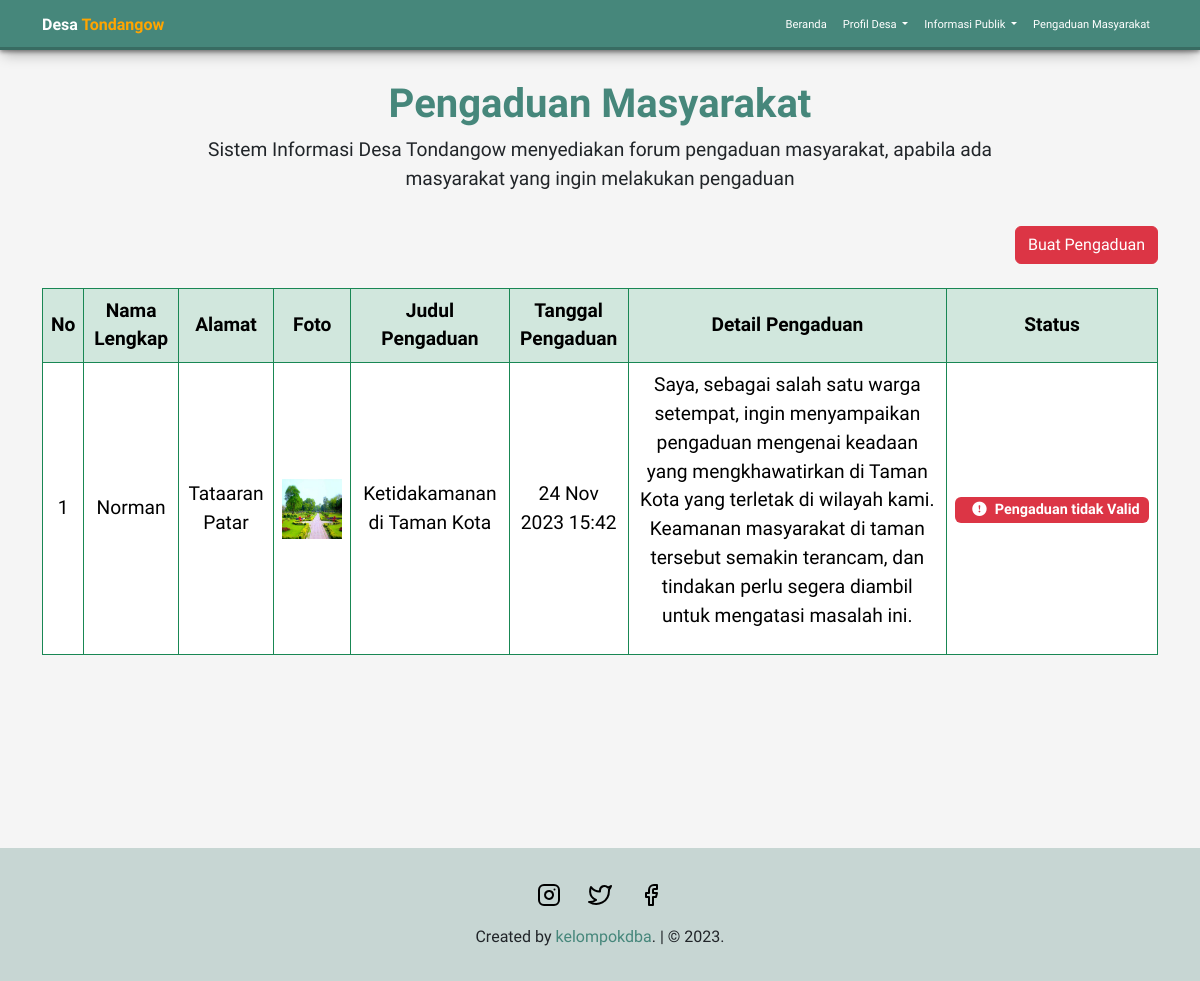
The app's page /list_pengaduan.php, older data.
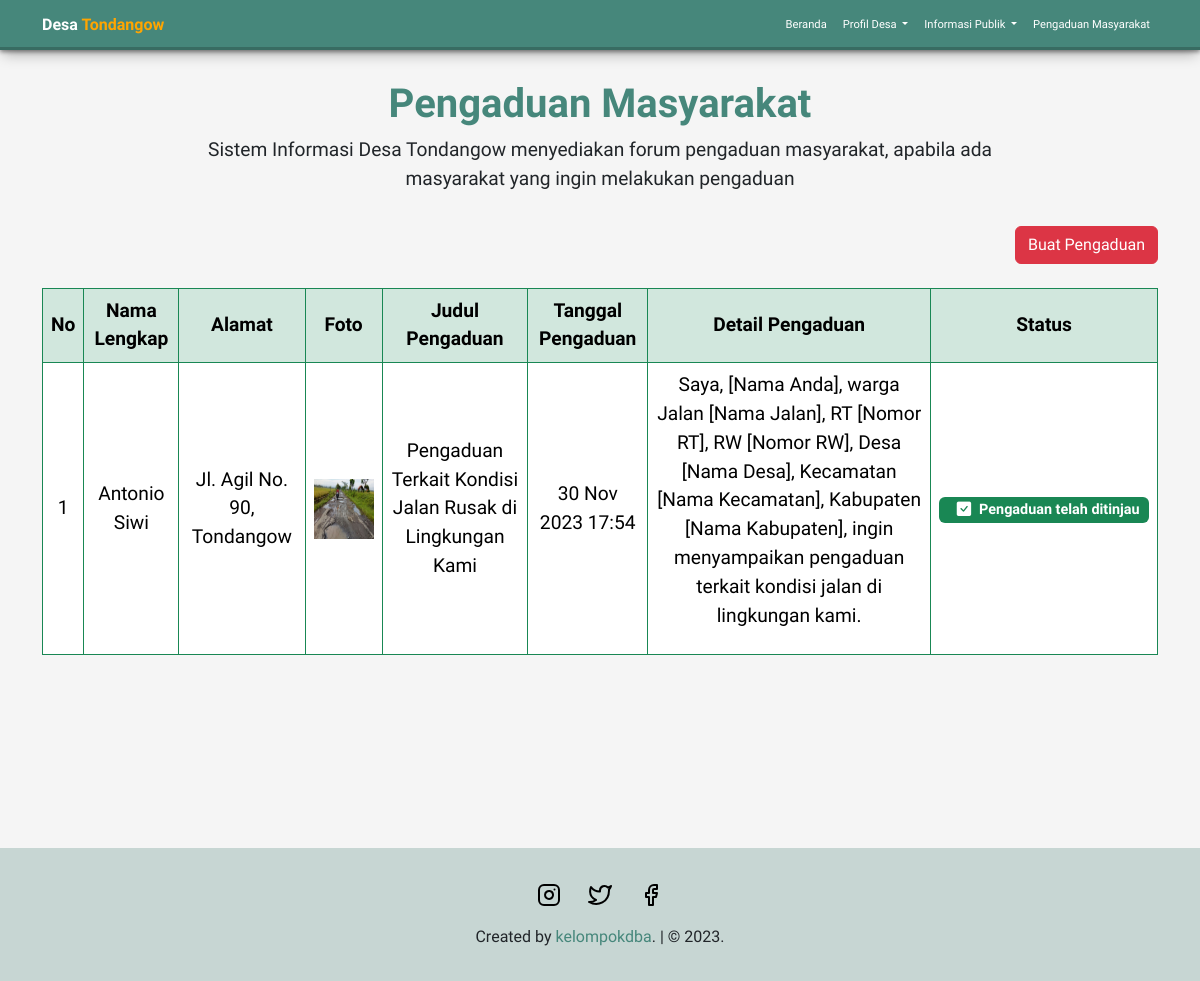
The same page, newer data.
### tables this page shows
CREATE TABLE `pengaduan` (
  `id` int(11) NOT NULL,
  `nama_pengadu` varchar(255) NOT NULL,
  `alamat_lengkap` varchar(255) NOT NULL,
  `email` varchar(100) NOT NULL,
  `judul_pengaduan` varchar(255) NOT NULL,
  `detail_pengaduan` text NOT NULL,
  `tanggal_pengaduan` datetime NOT NULL,
  `no_telepon` varchar(255) NOT NULL,
  `gambar` varchar(255) NOT NULL,
  `status` int(1) NOT NULL
);

### function.php (called while the page is built, shortened)
<?php
require_once 'templates/dbconnect.php';
function query($query)
{
    global $dbconnect;
    $result = mysqli_query($dbconnect, $query);
    $rows = [];
    while ($row = mysqli_fetch_assoc($result)) {
        $rows[] = $row;
    }
    return $rows;
}

### list_pengaduan.php (the view)
<?php
include 'templates/header.php';
include 'function.php';
$queryPengaduan = query('SELECT * FROM pengaduan');
?>
<section id="pengaduan" class="pengaduan">
    <div class="container">
        <div class="row justify-content-center" data-aos="fade-down-left">
            <div class="col-md-9 text-center mb-3">
                <h1 class="text-center">Pengaduan Masyarakat</h1>
                <p class="text-center">Sistem Informasi Desa Tondangow menyediakan forum pengaduan masyarakat, apabila
                    ada masyarakat yang ingin melakukan pengaduan</p>
            </div>
            <div class="col-md-12 mb-4 float-end">
                <a href="pengaduan.php" class="float-end btn btn-danger">Buat Pengaduan
                </a>
            </div>
            <div class="col-md-12 text-center table-responsive overflow-x-auto">
                <table class="table table-bordered border-success" id="dataTable" width="100%" cellspacing="0">
                    <thead class="table-success table-bordered border-success align-middle">
                        <tr>
                            <th>No</th>
                            <th>Nama Lengkap</th>
                            <th>Alamat</th>
                            <th>Foto</th>
                            <th>Judul Pengaduan</th>
                            <th>Tanggal Pengaduan</th>
                            <th>Detail Pengaduan</th>
                            <th>Status</th>
                        </tr>
                    </thead>
                    <tbody class="align-middle">
                        <?php $i = 1 ?>
                        <?php foreach ($queryPengaduan as $rows) { ?>
                            <tr>
                                <td>
                                    <?= $i ?>
                                </td>
                                <td>
                                    <?= $rows['nama_pengadu'] ?>
                                </td>
                                <td>
                                    <?= $rows['alamat_lengkap'] ?>
                                </td>
                                <td>
                                    <img width="60px" height="60px" src="img/pengaduan/<?= $rows['gambar'] ?>" alt="">
                                </td>
                                <td>
                                    <?= $rows['judul_pengaduan'] ?>
                                </td>
                                <td>
                                    <?= date('d M Y H:i', strtotime($rows['tanggal_pengaduan'])) ?>
                                </td>
                                <?php
                                $detailBeritaParagraf = explode("\n", $rows['detail_pengaduan']);
                                echo '<td>' . $detailBeritaParagraf[0] . '</td>';
                                ?>
                                <td>
                                    <?php
                                    if ($rows['status'] == '1') { ?>
                                        <div class="badge bg-success"><i class="bi bi-check-square-fill p-2"></i>Pengaduan telah
                                            ditinjau</div>
                                    <?php } ?>
                                    <?php if ($rows['status'] == '2') { ?>
                                        <div class="badge bg-danger"><i class="bi bi-exclamation-circle-fill p-2"></i>Pengaduan
                                            tidak Valid</div>
                                    <?php } ?>
                                </td>
                            </tr>
                            <?php $i++ ?>
                        <?php } ?>
                    </tbody>
                </table>
            </div>
        </div>
    </div>
</section>
<?php
include 'templates/footer.php'
    ?>

Row changes from the older to the newer data that the page shows:
changed pengaduan: nama_pengadu "Norman" → "Antonio Siwi"; alamat_lengkap "Tataaran Patar" → "Jl. Agil No. 90, Tondangow"; gambar: a different picture; judul_pengaduan "Ketidakamanan di Taman Kota" → "Pengaduan Terkait Kondisi Jalan Rusak di Lingkungan Kami"; tanggal_pengaduan "24 Nov 2023 15:42" → "30 Nov 2023 17:54"; detail_pengaduan "Saya, sebagai salah satu warga setempat, ingin menyampaikan pengaduan mengenai keadaan yang mengkhawatirkan di Taman Kota yang terletak di wilayah kami. Keamanan masyarakat di taman tersebut semakin terancam, dan tindakan perlu segera diambil untuk mengatasi masalah ini." → "Saya, [Nama Anda], warga Jalan [Nama Jalan], RT [Nomor RT], RW [Nomor RW], Desa [Nama Desa], Kecamatan [Nama Kecamatan], Kabupaten [Nama Kabupaten], ingin menyampaikan pengaduan terkait kondisi jalan di lingkungan kami."; status "Pengaduan tidak Valid" → "Pengaduan telah ditinjau"
